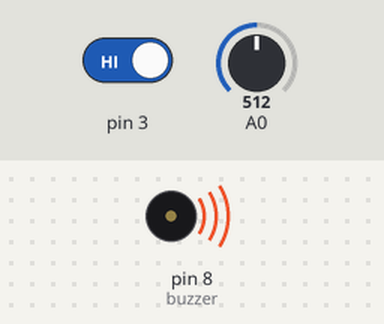
Recording of a sketch running on a simulated Arduino Uno, built with avr-gcc and run on an emulated ATmega328P. Parts: buzzer (waves = sounding). Inputs (shaded band) come from the test bench; at power-on: A0 = 512, pin 3 HIGH.

Above: at 5.3 s.
5.4 s: A0 set to 211
10.8 s: A0 set to 182
At 13.9 s:
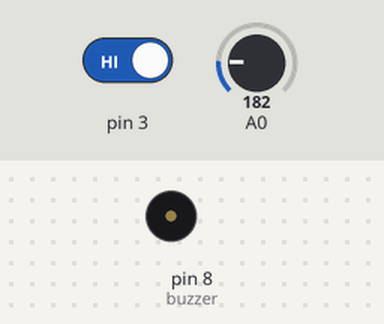
16.2 s: pin 3 driven LOW
At 17.0 s:
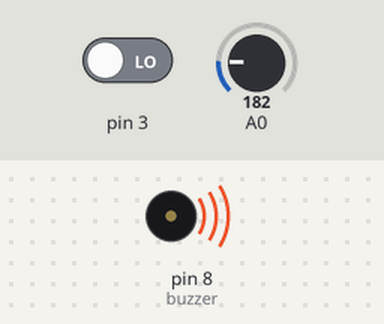
21.6 s: pin 3 driven HIGH
At 23.3 s:
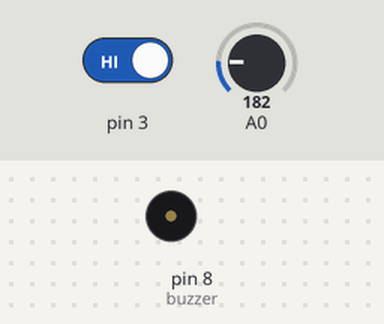
Timing chart, 0 to 24.8 s (numbered marks = the images above; inputs shaded):
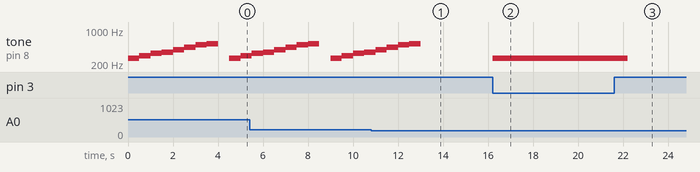

The sketch:

sketch_jan10a.ino
```cpp
#define buzzer 8

void setup() {
  pinMode(buzzer, OUTPUT);
}

void loop() {
  if (digitalRead(3)== LOW) {
    tone(buzzer, 262, 500);
    delay(250);
    tone(buzzer, 262, 500);
    delay(250);
    tone(buzzer, 262, 500);
    delay(500);
  }
  if (analogRead(A0)>200) {
    tone(buzzer, 262, 500);
    delay(500);
    tone(buzzer, 294, 500);
    delay(500);
    tone(buzzer, 330, 500);
    delay(500);
    tone(buzzer, 349, 500);
    delay(500);
    tone(buzzer, 392, 500);
    delay(500);
    tone(buzzer, 440, 500);
    delay(500);
    tone(buzzer, 494, 500);
    delay(500);
    tone(buzzer, 523, 500);
    delay(1000);
  }
}
```

Measured:
- the behaviour switches between 201 and 200 on A0 (found by bisection; images 0 and 1)
- after the input at 10.8 s, tone on pin 8 (buzzer): goes on until 13.0 s, then stays silent
- after the input at 16.2 s, tone on pin 8 (buzzer): silent → 262 Hz at once
- after the input at 21.6 s, tone on pin 8 (buzzer): 262 Hz → silent after 0.60 s
- by itself, tone on pin 8 (buzzer): plays 330 Hz for 0.50 s, 349 Hz for 0.50 s, 392 Hz for 0.50 s, 440 Hz for 0.50 s, 494 Hz for 0.50 s, 523 Hz for 0.50 s … (10 notes in this stretch)
